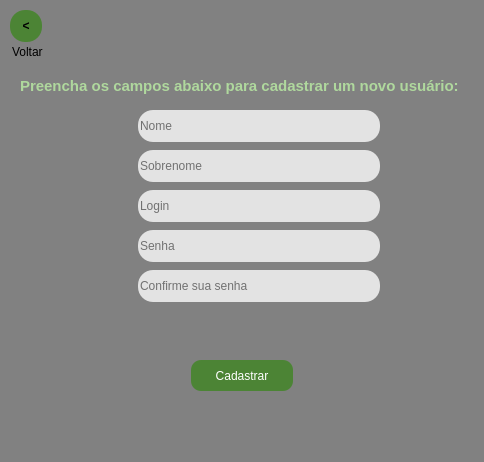
<?xml version="1.0" encoding="UTF-8"?>
<ui version="4.0">
 <class>MainWindow</class>
 <widget class="QMainWindow" name="MainWindow">
  <property name="geometry">
   <rect>
    <x>0</x>
    <y>0</y>
    <width>484</width>
    <height>462</height>
   </rect>
  </property>
  <property name="windowTitle">
   <string>Cadastrando vendedor</string>
  </property>
  <property name="styleSheet">
   <string notr="true">background-color: rgb(129, 129, 129);</string>
  </property>
  <widget class="QWidget" name="centralwidget">
   <widget class="QPushButton" name="enviar_dados">
    <property name="geometry">
     <rect>
      <x>191</x>
      <y>360</y>
      <width>102</width>
      <height>31</height>
     </rect>
    </property>
    <property name="styleSheet">
     <string notr="true">background-color: rgb(76, 132, 53);
color: rgb(255, 255, 255);
border-radius: 10px;
border-style: outset;</string>
    </property>
    <property name="text">
     <string>Cadastrar</string>
    </property>
   </widget>
   <widget class="QLineEdit" name="dado_nome">
    <property name="geometry">
     <rect>
      <x>138</x>
      <y>110</y>
      <width>242</width>
      <height>32</height>
     </rect>
    </property>
    <property name="styleSheet">
     <string notr="true">border-radius: 15px;
background-color: rgb(227, 227, 227);
border-style: outset;
</string>
    </property>
    <property name="placeholderText">
     <string>Nome</string>
    </property>
   </widget>
   <widget class="QLabel" name="msg_for_user">
    <property name="geometry">
     <rect>
      <x>186</x>
      <y>320</y>
      <width>112</width>
      <height>21</height>
     </rect>
    </property>
    <property name="styleSheet">
     <string notr="true">color: rgb(114, 75, 17);</string>
    </property>
    <property name="text">
     <string/>
    </property>
   </widget>
   <widget class="QLineEdit" name="confirma_senha">
    <property name="geometry">
     <rect>
      <x>138</x>
      <y>270</y>
      <width>242</width>
      <height>32</height>
     </rect>
    </property>
    <property name="styleSheet">
     <string notr="true">border-radius: 15px;
background-color: rgb(227, 227, 227);
border-style: outset;
</string>
    </property>
    <property name="placeholderText">
     <string>Confirme sua senha</string>
    </property>
   </widget>
   <widget class="QLabel" name="imagem_dados">
    <property name="geometry">
     <rect>
      <x>104</x>
      <y>110</y>
      <width>32</width>
      <height>32</height>
     </rect>
    </property>
    <property name="text">
     <string/>
    </property>
    <property name="pixmap">
     <pixmap>Dados.png</pixmap>
    </property>
   </widget>
   <widget class="QPushButton" name="botao_voltar">
    <property name="geometry">
     <rect>
      <x>10</x>
      <y>10</y>
      <width>32</width>
      <height>32</height>
     </rect>
    </property>
    <property name="font">
     <font>
      <weight>75</weight>
      <bold>true</bold>
     </font>
    </property>
    <property name="styleSheet">
     <string notr="true">background-color: rgb(76, 132, 53);
border-radius: 15px;
border-style: outset;
border-width: 0px;</string>
    </property>
    <property name="text">
     <string>&lt;</string>
    </property>
   </widget>
   <widget class="QLineEdit" name="dado_sobrenome">
    <property name="geometry">
     <rect>
      <x>138</x>
      <y>150</y>
      <width>242</width>
      <height>32</height>
     </rect>
    </property>
    <property name="styleSheet">
     <string notr="true">border-radius: 15px;
background-color: rgb(227, 227, 227);
border-style: outset;
</string>
    </property>
    <property name="placeholderText">
     <string>Sobrenome</string>
    </property>
   </widget>
   <widget class="QLineEdit" name="login">
    <property name="geometry">
     <rect>
      <x>138</x>
      <y>190</y>
      <width>242</width>
      <height>32</height>
     </rect>
    </property>
    <property name="styleSheet">
     <string notr="true">border-radius: 15px;
background-color: rgb(227, 227, 227);
border-style: outset;
</string>
    </property>
    <property name="placeholderText">
     <string>Login</string>
    </property>
   </widget>
   <widget class="QLabel" name="imagem_login">
    <property name="geometry">
     <rect>
      <x>104</x>
      <y>190</y>
      <width>32</width>
      <height>32</height>
     </rect>
    </property>
    <property name="text">
     <string/>
    </property>
    <property name="pixmap">
     <pixmap>Perfil.png</pixmap>
    </property>
   </widget>
   <widget class="QLabel" name="imagem_senha">
    <property name="geometry">
     <rect>
      <x>104</x>
      <y>230</y>
      <width>32</width>
      <height>32</height>
     </rect>
    </property>
    <property name="text">
     <string/>
    </property>
    <property name="pixmap">
     <pixmap>Chave.png</pixmap>
    </property>
   </widget>
   <widget class="QLineEdit" name="senha">
    <property name="geometry">
     <rect>
      <x>138</x>
      <y>230</y>
      <width>242</width>
      <height>32</height>
     </rect>
    </property>
    <property name="styleSheet">
     <string notr="true">border-radius: 15px;
background-color: rgb(227, 227, 227);
border-style: outset;
</string>
    </property>
    <property name="placeholderText">
     <string>Senha</string>
    </property>
   </widget>
   <widget class="QLabel" name="texto_botaoVoltar">
    <property name="geometry">
     <rect>
      <x>12</x>
      <y>44</y>
      <width>31</width>
      <height>16</height>
     </rect>
    </property>
    <property name="text">
     <string>Voltar</string>
    </property>
   </widget>
   <widget class="QLabel" name="instrucao">
    <property name="geometry">
     <rect>
      <x>20</x>
      <y>70</y>
      <width>451</width>
      <height>31</height>
     </rect>
    </property>
    <property name="font">
     <font>
      <pointsize>11</pointsize>
      <weight>75</weight>
      <bold>true</bold>
     </font>
    </property>
    <property name="styleSheet">
     <string notr="true">color: rgb(175, 216, 157);</string>
    </property>
    <property name="text">
     <string>Preencha os campos abaixo para cadastrar um novo usuário:</string>
    </property>
   </widget>
  </widget>
  <widget class="QStatusBar" name="statusbar"/>
 </widget>
 <resources/>
 <connections/>
</ui>
